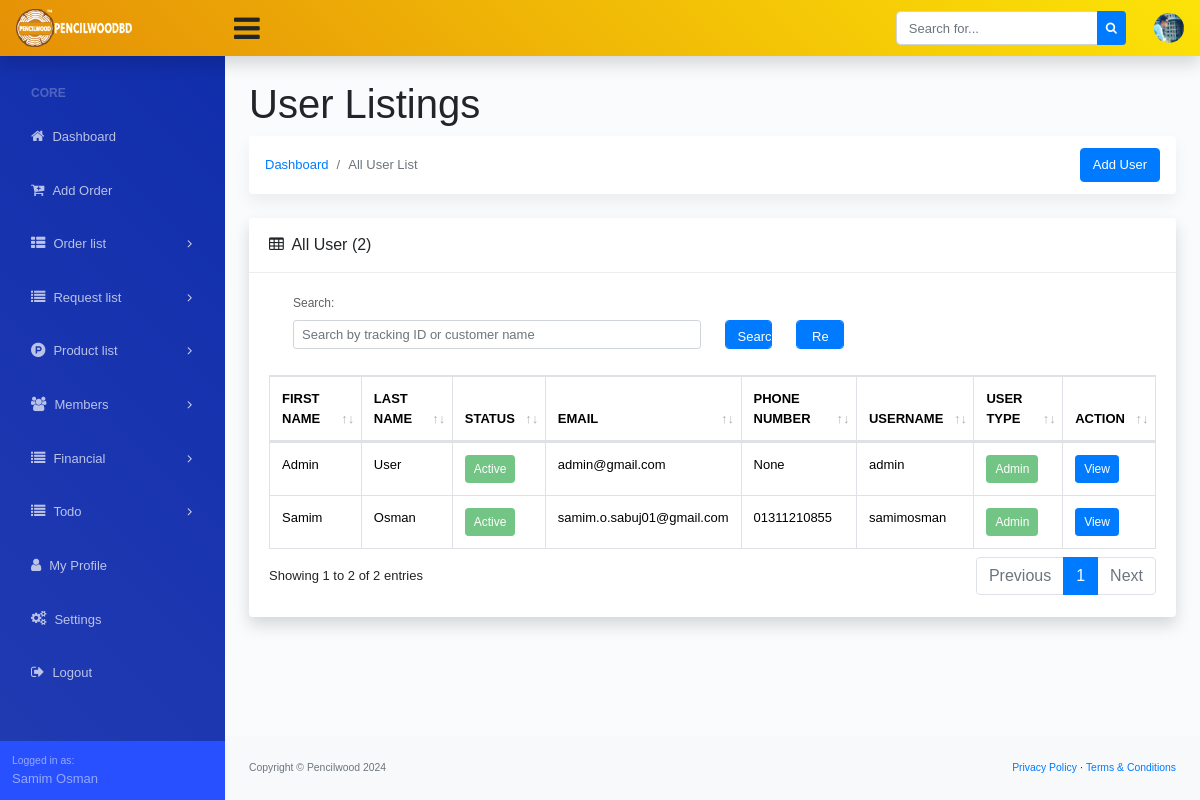
Before: /member-list/ (signed in) with the older database file.
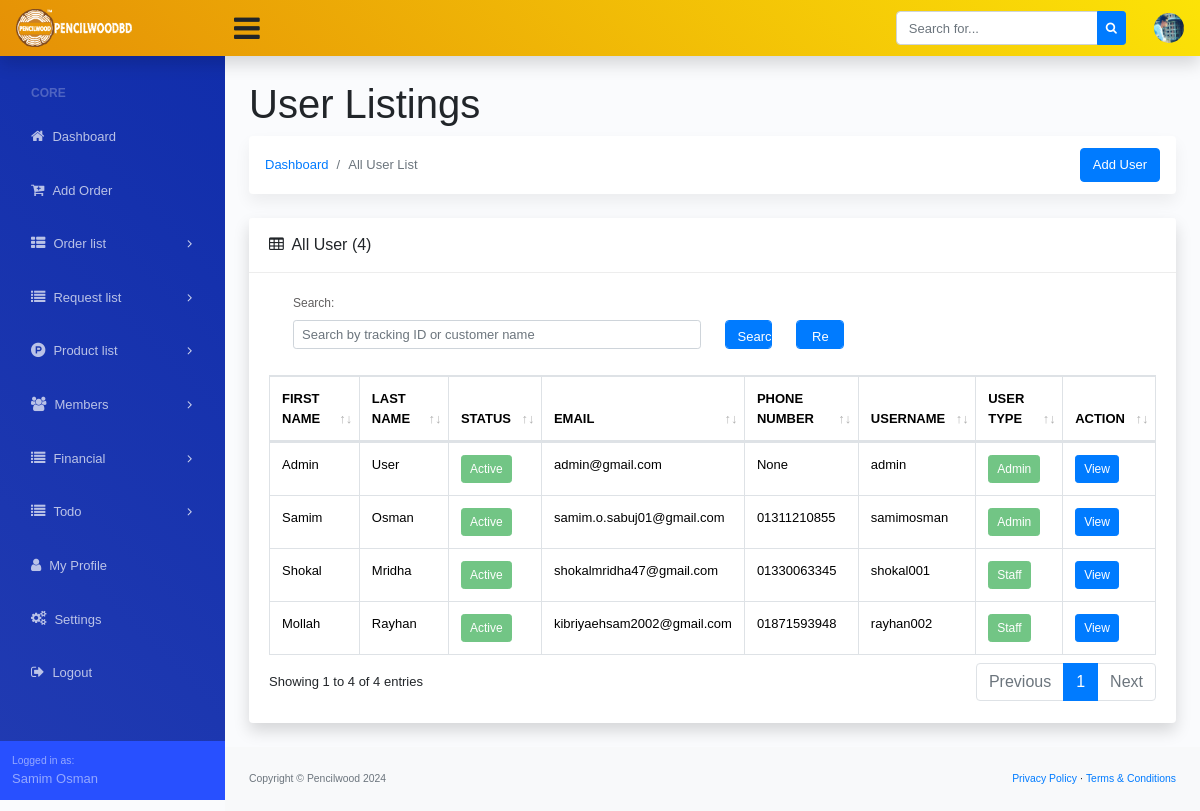
After: the same page with the newer database file.
### account/models.py (models this page shows, shortened)
class Custom_User(AbstractUser):
    USER_TYPE = (
        ('Admin', 'Admin'),
        ('Staff', 'Staff'),
    )
    user_type = models.CharField(max_length=20, choices=USER_TYPE, blank=True, null=True)
    email = models.EmailField(("email address"), blank=True, unique=True)
    phone_number = models.CharField(max_length=14, blank=True, null=True)
    profile_picture = models.ImageField(upload_to='profile-picture/', blank=True, null=True)
    USERNAME_FIELD = "email"
    REQUIRED_FIELDS = ["username"]

### account/views.py (the view, shortened to what this page needs)
# urls.py: path('member-list/', MemberListView.as_view(), name='member_list'),
class MemberListView(LoginRequiredMixin, ListView):
    model = Custom_User
    template_name = 'account/member_list.html'
    context_object_name = 'member'
    paginate_by = 5
    def get_queryset(self):
        queryset = super().get_queryset()
        search_query = self.request.GET.get('search')
        return queryset

### dashboard/context_processor.py (called while the page is built)
def website_settings(request):
    website_setting = Site_Settings.objects.all().first()
    return {'website_setting': website_setting}

### templates/account/member_list.html (shortened to what the changed rows need)
{% extends '../base.html' %}
{% block dashboard_body %}
<main>
    <div class="container-fluid">
        <h1 class="mt-4">User Listings</h1>
        <div class="row">
            <div class="col-xl-12">
                <div class="card mb-4">
                    <div class="card-header">
                        <i class="fa fa-table mr-1"></i>
                        All User ({{page_obj.paginator.count}})
                    </div>
                    <div class="card-body">
                        <div class="table-responsive">
                            <div id="dataTable_wrapper" class="dataTables_wrapper dt-bootstrap4 no-footer">
                                <div class="row">
                                    <div class="col-sm-12">
                                        <table class="table table-bordered dataTable no-footer" id="dataTable"
                                            width="100%" cellspacing="0" role="grid" aria-describedby="dataTable_info"
                                            style="width: 100%;">
                                            <thead>
                                                <tr class="text-uppercase" role="row">
                                                    <th class="sorting" tabindex="0" aria-controls="dataTable"
                                                        rowspan="1" colspan="1"
                                                        aria-label="First Name: activate to sort column ascending"
                                                        style="width: fixed;">First Name</th>
                                                    <th class="sorting" tabindex="0" aria-controls="dataTable"
                                                        rowspan="1" colspan="1"
                                                        aria-label="Last Name: activate to sort column ascending" ">Last Name</th>
                                                    <th class=" sorting" tabindex="0" aria-controls="dataTable"
                                                        rowspan="1" colspan="1"
                                                        aria-label="Status: activate to sort column ascending" ">Status</th>
                                                    <th class=" sorting" tabindex="0" aria-controls="dataTable"
                                                        rowspan="1" colspan="1"
                                                        aria-label="Email: activate to sort column ascending">Email</th>
                                                    <th class="sorting" tabindex="0" aria-controls="dataTable"
                                                        rowspan="1" colspan="1"
                                                        aria-label="Phone Number: activate to sort column ascending">
                                                        Phone Number</th>
                                                    <th class="sorting" tabindex="0" aria-controls="dataTable"
                                                        rowspan="1" colspan="1"
                                                        aria-label="Username: activate to sort column ascending">
                                                        Username</th>
                                                    <th class="sorting" tabindex="0" aria-controls="dataTable"
                                                        rowspan="1" colspan="1"
                                                        aria-label="User Type: activate to sort column ascending">User
                                                        Type</th>
                                                    <th class="sorting" tabindex="0" aria-controls="dataTable"
                                                        rowspan="1" colspan="1"
                                                        aria-label="Action: activate to sort column ascending">Action
                                                    </th>
                                                </tr>
                                            </thead>
                                            <tbody>
                                                {% for member in member %}
                                                <tr role="row" class="odd">
                                                    <td> {{member.first_name}} </td>
                                                    <td>{{member.last_name}}</td>
                                                    <td>
                                                        <button disabled="" type="button"
                                                            class="btn btn-sm btn-success btn-round">
                                                            {% if member.is_active %}
                                                            Active
                                                            {% else %}
                                                            Inactive
                                                            {% endif %}
                                                        </button>
                                                    </td>
                                                    <td>
                                                        {{member.email}}
                                                    </td>
                                                    <td>
                                                        {{member.phone_number}}
                                                    </td>
                                                    <td>
                                                        {{member.username}}
                                                    </td>
                                                    <td>
                                                        <button disabled="" type="button"
                                                            class="btn btn-sm btn-success btn-round">
                                                            {{member.user_type}}
                                                        </button>
                                                    </td>
                                                    <td>
                                                        <a href="{% url 'member_view' member.id %}"
                                                            class="btn btn-primary btn-sm">
                                                            View
                                                        </a>
                                                    </td>
                                                </tr>
                                                {% endfor %}
                                            </tbody>
                                        </table>
                                    </div>
                                </div>
                                <div class="row">
                                    <div class="col-sm-12 col-md-5">
                                        <div class="dataTables_info" id="dataTable_info" role="status"
                                            aria-live="polite">
                                            Showing {{page_obj.start_index}} to {{page_obj.end_index}} of {{page_obj.paginator.count}} entries
                                        </div>
                                    </div>
                                    <div class="col-sm-12 col-md-7">
                                        <div class="dataTables_paginate paging_simple_numbers" id="dataTable_paginate">
                                            <ul class="pagination">
                                                {% for num in page_obj.paginator.page_range %}
                                                {% if page_obj.number == num %}
                                                <li class="paginate_button page-item active">
                                                    <a href="#" class="page-link">{{ num }}</a>
                                                </li>
                                                {% else %}
                                                <li class="paginate_button page-item">
                                                    <a href="?page={{ num }}{% if request.GET.search %}&search={{ request.GET.search }}{% endif %}"
                                                        class="page-link">{{ num }}</a>
                                                </li>
                                                {% endif %}
                                                {% endfor %}
                                            </ul>
                                        </div>
                                    </div>
                                </div>
                            </div>
                        </div>
                    </div>
                </div>
            </div>
        </div>
    </div>
</main>
{% endblock dashboard_body %}

### templates/navbar.html (shortened to what this page needs)
{% load static %}
<nav class="sb-topnav navbar navbar-expand navbar-light shadow-sm bg-warning">
    <a class="navbar-brand" href="{% url 'dashboard' %}">
        <img alt="logo" src="
        {% if website_setting.logo %}
        {{website_setting.logo.url}}
        {% endif %}
        " width="60%">
    </a>
    <button class="btn btn-link btn-sm order-1 order-lg-0" id="sidebarToggle" href="#"
        style="font-size: 30px !important;"><i class="fa fa-bars"></i></button>
    <form class="d-none d-md-inline-block form-inline ml-auto mr-0 mr-md-3 my-2 my-md-0">
        <div class="input-group">
            <input class="form-control" type="text" placeholder="Search for..." aria-label="Search"
                aria-describedby="basic-addon2" />
            <div class="input-group-append">
                <button class="btn btn-primary btn-sm" type="button"><i class="fa fa-search"></i></button>
            </div>
        </div>
    </form>
    <ul class="navbar-nav ml-auto ml-md-0">
        <li class="nav-item dropdown no-arrow ml-1 osahan-profile-dropdown">
            <a class="nav-link dropdown-toggle pr-0" href="#" role="button" data-toggle="dropdown" aria-haspopup="true"
                aria-expanded="false">
                {% if request.user.profile_picture %}
                <img class="img-profile rounded-circle" src="{{request.user.profile_picture.url}}">
                {% else %}
                <i class="fa fa-user-circle" style="font-size: 35px;"></i>
                {% endif %}
            </a>
        </li>
    </ul>
</nav>

### templates/side_navbar.html (shortened to what this page needs)
{% url 'dashboard' as admin_dashboard_url %}
<nav class="sb-sidenav accordion sb-sidenav-dark" id="sidenavAccordion">
    <div class="sb-sidenav-menu">
        <div class="nav">
            <div class="sb-sidenav-menu-heading">Core</div>
            <a class="nav-link Active" href="{{admin_dashboard_url}}">
                <div class="sb-nav-link-icon"><i class="fa fa-home"></i></div>
                Dashboard
            </a>
            <a class="nav-link Active" href="{% url 'add_new_order' %}">
                <div class="sb-nav-link-icon"><i class="fa fa-cart-plus"></i></div>
                Add Order
            </a>
            <a class="nav-link collapsed" href="#" data-toggle="collapse" data-target="#collapseOrder"
                aria-expanded="false" aria-controls="collapseOrder">
                <div class="sb-nav-link-icon"><i class="fa fa-th-list"></i></div>
                Order list
                <div class="sb-sidenav-collapse-arrow"><i class="fa fa-angle-down"></i></div>
            </a>
            <a class="nav-link collapsed" href="#" data-toggle="collapse" data-target="#collapseRequest"
                aria-expanded="false" aria-controls="collapseRequest">
                <div class="sb-nav-link-icon"><i class="fa fa-list"></i></div>
                Request list
                <div class="sb-sidenav-collapse-arrow"><i class="fa fa-angle-down"></i></div>
            </a>
            <a class="nav-link collapsed" href="#" data-toggle="collapse" data-target="#collapseProduct"
                aria-expanded="false" aria-controls="collapseProduct">
                <div class="sb-nav-link-icon"><i class="fa fa-product-hunt"></i></div>
                Product list
                <div class="sb-sidenav-collapse-arrow"><i class="fa fa-angle-down"></i></div>
            </a>
            {% if request.user.user_type == 'Admin' %}
            <a class="nav-link collapsed" href="#" data-toggle="collapse" data-target="#collapseMembers"
                aria-expanded="false" aria-controls="collapseMembers">
                <div class="sb-nav-link-icon"><i class="fa fa-users"></i></div>
                Members
                <div class="sb-sidenav-collapse-arrow"><i class="fa fa-angle-down"></i></div>
            </a>
            {% endif %}
            <a class="nav-link collapsed" href="#" data-toggle="collapse" data-target="#collapseFinancial"
                aria-expanded="false" aria-controls="collapseRequest">
                <div class="sb-nav-link-icon"><i class="fa fa-list"></i></div>
                Financial
                <div class="sb-sidenav-collapse-arrow"><i class="fa fa-angle-down"></i></div>
            </a>
            <a class="nav-link collapsed" href="#" data-toggle="collapse" data-target="#collapseTodo"
                aria-expanded="false" aria-controls="collapseRequest">
                <div class="sb-nav-link-icon"><i class="fa fa-list"></i></div>
                Todo
                <div class="sb-sidenav-collapse-arrow"><i class="fa fa-angle-down"></i></div>
            </a>
            <a class="nav-link Active" href="{% url 'my_profile' %}">
                <div class="sb-nav-link-icon"><i class="fa fa-user"></i></div>
                My Profile
            </a>
            {% if request.user.user_type == 'Admin' %}
            <a class="nav-link Active" href="{% url 'settings' %}">
                <div class="sb-nav-link-icon"><i class="fa fa-gears"></i></div>
                Settings
            </a>
            {% endif %}
            <a class="nav-link" href="{% url 'logout' %}">
                <div class="sb-nav-link-icon"><i class="fa fa-sign-out"></i></div>
                Logout
            </a>
        </div>
    </div>
    <div class="sb-sidenav-footer">
        <div class="small">Logged in as:</div>
        {{request.user.first_name}} {{request.user.last_name}}
    </div>
</nav>

Changed rows visible on the page:
added Custom_User: first_name "Shokal", last_name "Mridha", is_active "Active", email "shokalmridha47@gmail.com", phone_number "01330063345", username "shokal001", user_type "Staff"
added Custom_User: first_name "Mollah", last_name "Rayhan", is_active "Active", email "kibriyaehsam2002@gmail.com", phone_number "01871593948", username "rayhan002", user_type "Staff"
Other visible differences:
{{ page_obj.paginator.count }}: "2" → "4"
{{ page_obj.end_index }}: "2" → "4"
